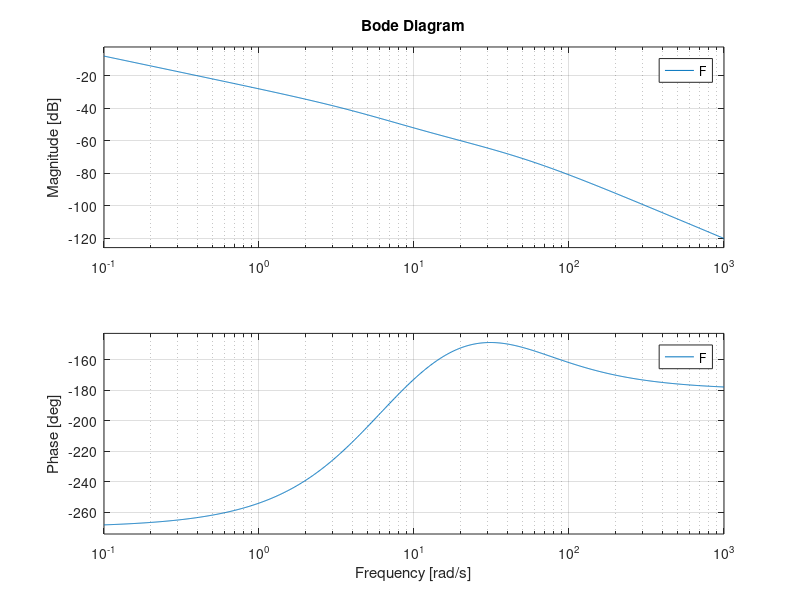
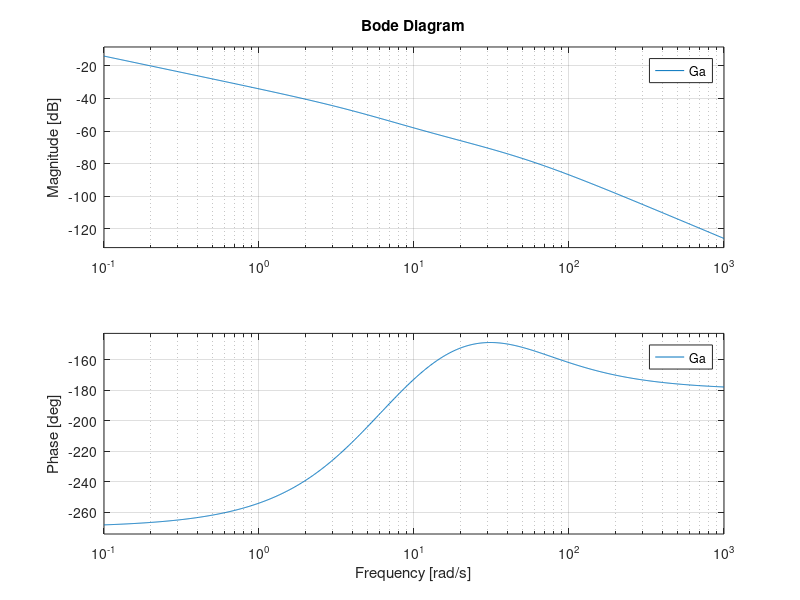
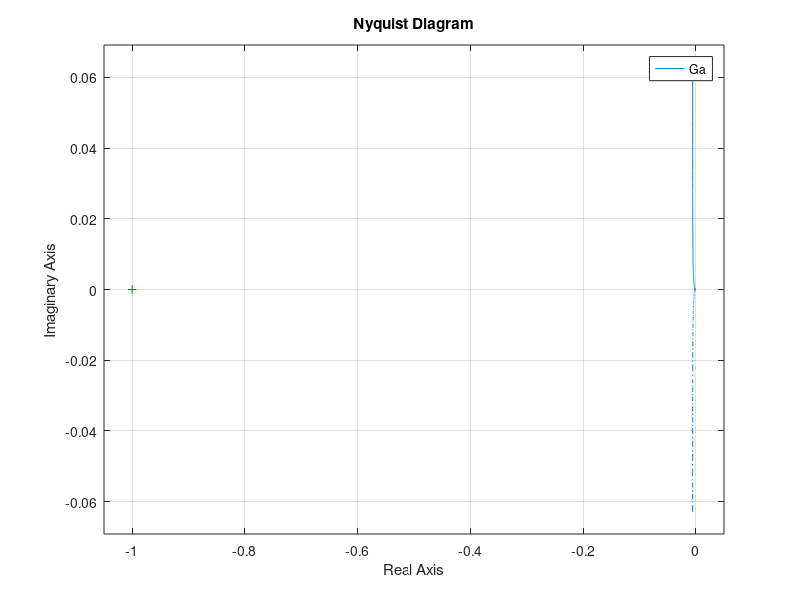

MATLAB code for these plots, in order:
clear all
close all

s=tf('s');
F=(s+10)/(s^3+45*s^2-250*s);

% a)
Kf=dcgain(s*F)
damp(F)
bode(F)

% b)
Kc=1;
Kr=2;
Ga=Kc*F/Kr;

figure, bode(Ga)

% c)
figure, nyquist(Ga)

% d)
Kc=800;
Ga=Kc*F/Kr;
W=feedback(Kc*F, 1/Kr)
damp(W)

% e)
We=Kr*feedback(1, Ga);
Wd1=feedback(F, Kc/Kr);
Wd2=feedback(1, Ga);

% r=t d1=0.1 d2=0.5
e_r=dcgain(s*We*1/s^2);
e_d1=dcgain(s*Wd1*0.1/s);
e_d2=dcgain(s*Wd2*0.5/s);
e_tot=e_r-(e_d1+e_d2)

% r=2 d1=0 d2=0.01t
e_r=dcgain(s*We*2/s);
e_d1=dcgain(s*Wd1*0/s);
e_d2=dcgain(s*Wd2*0.01/s^2);
e_tot=e_r-(e_d1+e_d2)